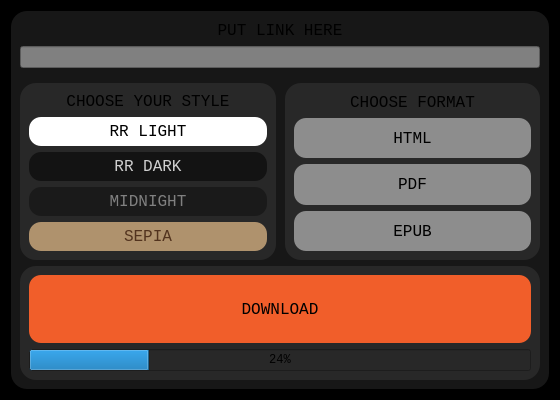
<?xml version="1.0" encoding="UTF-8"?>
<ui version="4.0">
 <class>Form</class>
 <widget class="QWidget" name="Form">
  <property name="geometry">
   <rect>
    <x>0</x>
    <y>0</y>
    <width>560</width>
    <height>400</height>
   </rect>
  </property>
  <property name="sizePolicy">
   <sizepolicy hsizetype="Fixed" vsizetype="Fixed">
    <horstretch>0</horstretch>
    <verstretch>0</verstretch>
   </sizepolicy>
  </property>
  <property name="windowTitle">
   <string>Form</string>
  </property>
  <property name="styleSheet">
   <string notr="true">background-color: black;
font-family: Monospace;</string>
  </property>
  <layout class="QGridLayout" name="gridLayout">
   <item row="0" column="0">
    <widget class="QFrame" name="frame">
     <property name="styleSheet">
      <string notr="true">QWidget{
	background-color: #171717;
}

QFrame{
	border-radius: 16px;
}

QPushButton{
	background-color: red;
	padding: 5px 5px;
    font-size: 16px;
    border-radius: 12px;

	border: 0px solid rgb(255, 120, 0);
}

QPushButton[state=&quot;selected&quot;]{
	border:  2px solid rgb(255, 120, 0);
}
QPushButton[state=&quot;&quot;]{
	border:  0px solid rgb(255, 120, 0);
}</string>
     </property>
     <layout class="QVBoxLayout" name="verticalLayout">
      <item>
       <widget class="QLabel" name="label">
        <property name="maximumSize">
         <size>
          <width>16777215</width>
          <height>20</height>
         </size>
        </property>
        <property name="font">
         <font>
          <family>Monospace</family>
          <pointsize>12</pointsize>
         </font>
        </property>
        <property name="layoutDirection">
         <enum>Qt::LayoutDirection::RightToLeft</enum>
        </property>
        <property name="text">
         <string>PUT LINK HERE</string>
        </property>
        <property name="alignment">
         <set>Qt::AlignmentFlag::AlignCenter</set>
        </property>
       </widget>
      </item>
      <item>
       <widget class="QLineEdit" name="url_box">
        <property name="styleSheet">
         <string notr="true">background-color: grey;</string>
        </property>
       </widget>
      </item>
      <item>
       <widget class="QFrame" name="frame">
        <property name="font">
         <font>
          <family>Monospace</family>
          <kerning>true</kerning>
         </font>
        </property>
        <property name="styleSheet">
         <string notr="true"/>
        </property>
        <property name="frameShape">
         <enum>QFrame::Shape::StyledPanel</enum>
        </property>
        <property name="frameShadow">
         <enum>QFrame::Shadow::Raised</enum>
        </property>
        <layout class="QHBoxLayout" name="horizontalLayout">
         <property name="spacing">
          <number>9</number>
         </property>
         <property name="leftMargin">
          <number>0</number>
         </property>
         <property name="topMargin">
          <number>9</number>
         </property>
         <property name="rightMargin">
          <number>0</number>
         </property>
         <property name="bottomMargin">
          <number>0</number>
         </property>
         <item>
          <widget class="QFrame" name="frame_2">
           <property name="styleSheet">
            <string notr="true">QWidget{
	background-color: #282828;
}
</string>
           </property>
           <property name="frameShape">
            <enum>QFrame::Shape::StyledPanel</enum>
           </property>
           <property name="frameShadow">
            <enum>QFrame::Shadow::Raised</enum>
           </property>
           <layout class="QVBoxLayout" name="verticalLayout_2">
            <item>
             <widget class="QLabel" name="label_3">
              <property name="maximumSize">
               <size>
                <width>16777215</width>
                <height>20</height>
               </size>
              </property>
              <property name="font">
               <font>
                <family>Monospace</family>
                <pointsize>12</pointsize>
               </font>
              </property>
              <property name="layoutDirection">
               <enum>Qt::LayoutDirection::RightToLeft</enum>
              </property>
              <property name="text">
               <string>CHOOSE YOUR STYLE</string>
              </property>
              <property name="alignment">
               <set>Qt::AlignmentFlag::AlignCenter</set>
              </property>
             </widget>
            </item>
            <item>
             <widget class="QPushButton" name="rr_light_butt">
              <property name="sizePolicy">
               <sizepolicy hsizetype="Minimum" vsizetype="Minimum">
                <horstretch>0</horstretch>
                <verstretch>0</verstretch>
               </sizepolicy>
              </property>
              <property name="styleSheet">
               <string notr="true">QPushButton {
    background-color: white;
    color: black;
}
QPushButton:hover {
    background-color: #CACACA;
}
QPushButton:disabled {
    background-color: #3D3730;
}</string>
              </property>
              <property name="text">
               <string>RR LIGHT</string>
              </property>
             </widget>
            </item>
            <item>
             <widget class="QPushButton" name="rr_dark_butt">
              <property name="sizePolicy">
               <sizepolicy hsizetype="Minimum" vsizetype="Minimum">
                <horstretch>0</horstretch>
                <verstretch>0</verstretch>
               </sizepolicy>
              </property>
              <property name="styleSheet">
               <string notr="true">QPushButton {
    background-color: #131313;
    color: #CFCFCF;
}
QPushButton:hover {
    background-color: #2D2D2D;
}
QPushButton:disable {
    background-color: #3D3730;
}</string>
              </property>
              <property name="text">
               <string>RR DARK</string>
              </property>
             </widget>
            </item>
            <item>
             <widget class="QPushButton" name="midnight_butt">
              <property name="sizePolicy">
               <sizepolicy hsizetype="Minimum" vsizetype="Minimum">
                <horstretch>0</horstretch>
                <verstretch>0</verstretch>
               </sizepolicy>
              </property>
              <property name="styleSheet">
               <string notr="true">QPushButton {
    background-color: #1A1A1A;
    color: #808080;
}
QPushButton:hover {
    background-color: #333333;
}
QPushButton:disabled {
    background-color: #3D3730;
}</string>
              </property>
              <property name="text">
               <string>MIDNIGHT</string>
              </property>
             </widget>
            </item>
            <item>
             <widget class="QPushButton" name="sepia_butt">
              <property name="sizePolicy">
               <sizepolicy hsizetype="Minimum" vsizetype="Minimum">
                <horstretch>0</horstretch>
                <verstretch>0</verstretch>
               </sizepolicy>
              </property>
              <property name="styleSheet">
               <string notr="true">QPushButton {
    background-color: #af926d;
    color: #52331e;
}
QPushButton:hover {
    background-color: #715C42;
}
QPushButton:disabled {
    background-color: #3D3730;
}</string>
              </property>
              <property name="text">
               <string>SEPIA</string>
              </property>
             </widget>
            </item>
           </layout>
          </widget>
         </item>
         <item>
          <widget class="QFrame" name="frame_3">
           <property name="styleSheet">
            <string notr="true">QWidget{
	background-color: #282828;
}

QPushButton {
    background-color: #8D8D8D;
    color: black;
}
QPushButton:hover {
    background-color: #6C6C6C;
}
QPushButton:disabled {
    background-color: #363636;
}</string>
           </property>
           <property name="frameShape">
            <enum>QFrame::Shape::StyledPanel</enum>
           </property>
           <property name="frameShadow">
            <enum>QFrame::Shadow::Raised</enum>
           </property>
           <layout class="QVBoxLayout" name="verticalLayout_3">
            <item>
             <widget class="QLabel" name="label_4">
              <property name="maximumSize">
               <size>
                <width>16777215</width>
                <height>20</height>
               </size>
              </property>
              <property name="font">
               <font>
                <family>Monospace</family>
                <pointsize>12</pointsize>
               </font>
              </property>
              <property name="layoutDirection">
               <enum>Qt::LayoutDirection::RightToLeft</enum>
              </property>
              <property name="text">
               <string>CHOOSE FORMAT</string>
              </property>
              <property name="alignment">
               <set>Qt::AlignmentFlag::AlignCenter</set>
              </property>
             </widget>
            </item>
            <item>
             <widget class="QPushButton" name="html_butt">
              <property name="sizePolicy">
               <sizepolicy hsizetype="Minimum" vsizetype="Minimum">
                <horstretch>0</horstretch>
                <verstretch>0</verstretch>
               </sizepolicy>
              </property>
              <property name="styleSheet">
               <string notr="true"/>
              </property>
              <property name="text">
               <string>HTML</string>
              </property>
             </widget>
            </item>
            <item>
             <widget class="QPushButton" name="pdf_butt">
              <property name="sizePolicy">
               <sizepolicy hsizetype="Minimum" vsizetype="Minimum">
                <horstretch>0</horstretch>
                <verstretch>0</verstretch>
               </sizepolicy>
              </property>
              <property name="styleSheet">
               <string notr="true"/>
              </property>
              <property name="text">
               <string>PDF</string>
              </property>
             </widget>
            </item>
            <item>
             <widget class="QPushButton" name="epub_butt">
              <property name="sizePolicy">
               <sizepolicy hsizetype="Minimum" vsizetype="Minimum">
                <horstretch>0</horstretch>
                <verstretch>0</verstretch>
               </sizepolicy>
              </property>
              <property name="styleSheet">
               <string notr="true"/>
              </property>
              <property name="text">
               <string>EPUB</string>
              </property>
             </widget>
            </item>
           </layout>
          </widget>
         </item>
        </layout>
       </widget>
      </item>
      <item>
       <widget class="QFrame" name="frame_4">
        <property name="styleSheet">
         <string notr="true">QWidget{
	background-color: #282828;
}
</string>
        </property>
        <property name="frameShape">
         <enum>QFrame::Shape::StyledPanel</enum>
        </property>
        <property name="frameShadow">
         <enum>QFrame::Shadow::Raised</enum>
        </property>
        <layout class="QVBoxLayout" name="verticalLayout_4">
         <item>
          <widget class="QPushButton" name="download_butt">
           <property name="sizePolicy">
            <sizepolicy hsizetype="Minimum" vsizetype="Minimum">
             <horstretch>0</horstretch>
             <verstretch>0</verstretch>
            </sizepolicy>
           </property>
           <property name="styleSheet">
            <string notr="true">QPushButton{
	background-color: #f15e2a;
}

QPushButton:hover{
	background-color: #f1412a;
}
</string>
           </property>
           <property name="text">
            <string>DOWNLOAD</string>
           </property>
          </widget>
         </item>
         <item>
          <widget class="QProgressBar" name="progressBar">
           <property name="value">
            <number>24</number>
           </property>
          </widget>
         </item>
        </layout>
       </widget>
      </item>
     </layout>
    </widget>
   </item>
  </layout>
 </widget>
 <resources/>
 <connections/>
</ui>
